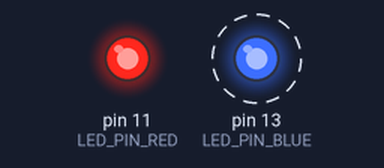
Bench run of a sketch on a simulated Arduino Uno, built with avr-gcc and run on an emulated ATmega328P. On the bench: output pins drawn as LEDs (lit = HIGH). Dashed ring = blinking.

Above: at 0.12 s.
At 4.44 s:
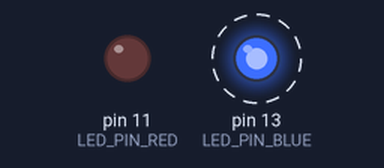
Timing chart, 0 to 6.5 s (numbered marks = the images above):
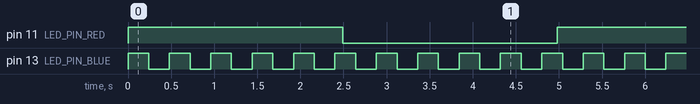

Measured:
- by itself, pin 11 (LED_PIN_RED): alternates HIGH for 2.5 s and LOW for 2.5 s
- by itself, pin 13 (LED_PIN_BLUE): alternates HIGH for 0.24 s and LOW for 0.24 s

The sketch:

exercicio_2.ino
```cpp
/*
  Programa: Blink com semáforos e threads
  Autor: Vijay Kapoor
  Data: 30/04/2021
*/

/* Inclui as bibliotecas necessarias */
#include <Arduino_FreeRTOS.h>
#include <semphr.h>

/* Define - LED PINS */
#define LED_PIN_BLUE 13
#define LED_PIN_RED 11

/* Define 2 tarefas */
void blink_blue( void *pvParameters );
void blink_red( void *pvParameters );

/* Semaforo utilizado */
SemaphoreHandle_t xSerial_semaphore;

/* A funcao setup eh chamada quando inicializa o sistema */
void setup() {

  /* Inicializa serial (baudrate 9600) */
  Serial.begin(9600);

  /* Inicializa e configura os LEDS */
  pinMode(LED_PIN_BLUE, OUTPUT);
  digitalWrite(LED_PIN_BLUE, LOW);
  pinMode(LED_PIN_RED, OUTPUT);
  digitalWrite(LED_PIN_RED, LOW);

  // Espera pro serial conectar.
  while (!Serial) {
    ;
  }

  /* Criação do semaforo */
  xSerial_semaphore = xSemaphoreCreateMutex();

  /* Sem semaforo o funcionamento esta comprometido. Nada mais deve ser feito. */
  if (xSerial_semaphore == NULL)
    {
        Serial.println("Erro: nao e possivel criar o semaforo");
        while(1);
    }

    /* Criação das tarefas */
    xTaskCreate( blink_blue /* Funcao a qual esta implementado o que a tarefa deve fazer */
               , "Blue" /* Nome (para fins de debug, se necessário) */
               , 128 /* Tamanho da stack (em words) reservada para essa tarefa */
               , NULL /* Parametros passados (nesse caso, não há) */
               , 3 /* Prioridade */
               , NULL ); /* Handle da tarefa, opcional (nesse caso, não há) */

    xTaskCreate( blink_red
               , "Red"
               , 128
               , NULL
               , 2
               , NULL );

  /* A partir deste momento, o scheduler de tarefas entra em ação e as tarefas executam */
}

void loop()
{
   /* Tudo é executado nas tarefas. Há nada a ser feito aqui. */
}

/* --------------------------------------------------*/
/* ---------------------- Tarefas -------------------*/
/* --------------------------------------------------*/

void blink_blue( void *pvParameters )
{
    (void) pvParameters;
    while(1)
    {
        /* ATENÇÃO: NUNCA USE A FUNÇÃO delay() QUANDO ESTIVER USANDO FREERTOS!
           em seu lugar, use a função vTaskDelay( tempo / portTICK_PERIOD_MS );, substituindo "tempo" pelo tempo de delay
          (em ms) desejado.
        */
        digitalWrite(LED_PIN_BLUE, HIGH);
        vTaskDelay( 250 / portTICK_PERIOD_MS );
        digitalWrite(LED_PIN_BLUE, LOW);
        vTaskDelay( 250 / portTICK_PERIOD_MS );

        /* Para fins de teste de ocupação de stack, printa na serial o high water mark */
        xSemaphoreTake(xSerial_semaphore, portMAX_DELAY );
        xSemaphoreGive(xSerial_semaphore);
    }
}

void blink_red( void *pvParameters )
{
    (void) pvParameters;
    while(1)
    {
        /* ATENÇÃO: NUNCA USE A FUNÇÃO delay() QUANDO ESTIVER USANDO FREERTOS!
           em seu lugar, use a função vTaskDelay( tempo / portTICK_PERIOD_MS );, substituindo "tempo" pelo tempo de delay
          (em ms) desejado.
        */
        digitalWrite(LED_PIN_RED, HIGH);
        vTaskDelay( 2500 / portTICK_PERIOD_MS );
        digitalWrite(LED_PIN_RED, LOW);
        vTaskDelay( 2500 / portTICK_PERIOD_MS );

        /* Para fins de teste de ocupação de stack, printa na serial o high water mark */
        xSemaphoreTake(xSerial_semaphore, portMAX_DELAY );
        xSemaphoreGive(xSerial_semaphore);
    }
}
```
